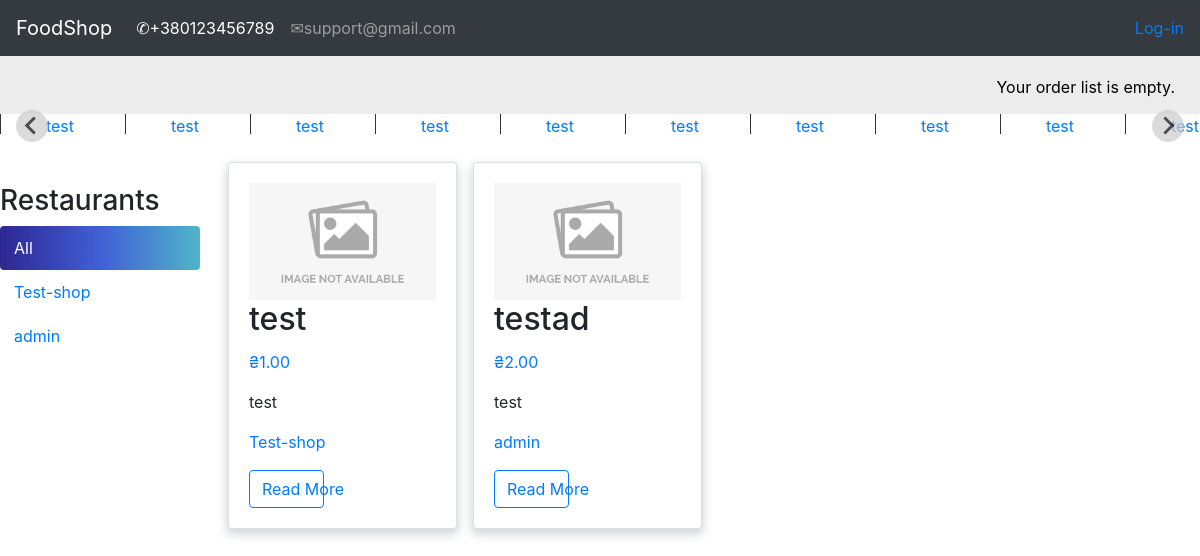
The page / on the database its author committed.
### shop/models.py (models this page shows, shortened)
class Category(models.Model):
    name = models.CharField(max_length=150, db_index=True)
    slug = models.SlugField(max_length=150, db_index=True, unique=True)
    class Meta:
        ordering = ('name',)
        default_related_name = "category"
    def __str__(self):
        return self.name

class Shop(models.Model):
    owner = models.OneToOneField(settings.AUTH_USER_MODEL, on_delete=models.CASCADE)
    name = models.CharField(max_length=150, db_index=True)
    slug = models.SlugField(max_length=150, db_index=True, unique=True)
    class Meta:
        ordering = ('name',)
        default_related_name = "shop"
    def __str__(self):
        return self.name

class Product(models.Model):
    shop = models.ForeignKey(Shop, on_delete=models.CASCADE)
    category = models.ForeignKey(Category, on_delete=models.CASCADE)
    name = models.CharField(max_length=150, db_index=True)
    slug = models.SlugField(max_length=150, db_index=True)
    image = models.ImageField(upload_to='image_products/%Y/%d/%m', default='image_products/no_img.png')
    description = models.TextField(blank=True)
    price = models.DecimalField(max_digits=10, decimal_places=2)
    available = models.BooleanField(default=True)
    created = models.DateTimeField(auto_now_add=True)
    updated = models.DateTimeField(auto_now=True)
    objects = ProductManager()
    class Meta:
        ordering = ('name',)
        index_together = (('id', 'slug'),)
        default_related_name = "products"
    def get_absolute_url(self):
        return reverse('product_detail',
                       args=[self.id, self.slug])
    def get_shop_slug(self):
        shop = Shop.objects.get(name=self.shop)
        shop = shop.slug
        return reverse('product_list_by_shop',
                       args=[shop])

### shop/views.py (the view)
# urls.py: path('', views.product_list, name='product_list'),
def product_list(request, shop_slug=None, category_slug=None):
    shop = None
    shops = Shop.objects.all()
    category = None
    categories = Category.objects.all()
    products = Product.objects.available()
    if shop_slug:
        shop = Shop.objects.get(slug=shop_slug)
        products = products.filter(shop=shop)
    if category_slug:
        category = Category.objects.get(slug=category_slug)
        products = products.filter(category=category)
    return render(request, 'shop/index.html',
                  {'product_list': products,
                   'category': category,
                   'categories': categories,
                   'shop': shop,
                   'shops': shops})

### orderlist/context_processors.py (called while the page is built)
def orderlist(request):
    return {'orderlist': OrderList(request)}

### orderlist/orderlist.py (called while the page is built)
    def __len__(self):
        return sum(item['count'] for item in self.orderlist.values())

### shop/models.py (called while the page is built)
    def available(self):
        return self.filter(available=True)

    def get_query_set(self):
        return ProductQuerySet(self.model)

    def available(self):
        return self.get_query_set().available()

### templates/shop/index.html (shortened to what this page needs)
{% extends 'shop/base.html' %}
{% load static %}
{% load custom_tags %}
{% block context %}
<body>
{% if categories %}
<div class="splide mb-3">
        <div class="splide__track">
            <ul class="splide__list">
                {% for c in categories %}
                <li class="splide__slide"><a href="{% url 'product_category' c.slug %}">{{ c.name }}</a></li>
                {% endfor %}
            </ul>
        </div>
    </div>
{% endif %}
<div id="sidebar">
        <h3>Restaurants</h3>
        <ul>
            <li {% if not shop %} class="selected"{% endif %}>
                <a href="{% url 'product_list' %}">All</a>
            </li>
            {% for c in shops %}
                <li {% if shop.slug == c.slug %} class="selected"{% endif %}>
                    <a href="{% url 'product_list_by_shop' c.slug%}">{{ c.name }}</a>
                </li>
            {% endfor %}
        </ul>
    </div>
{% if product_list %}
<div class="row">
      {% for product in product_list %}
        <div class="post-item col-12 col-sm-6 col-md-6 col-lg-3 p-2">
          <div class="card h-100 card-product">
            <div class="card-body card-flex">
              <img src="{{ product.image.url }}" style="width:100%; height:100%">
              <h2 class="card-title">{{ product.name }}</h2>
              <p class="text-primary">₴{{ product.price}}</p>
              <p class="card-text">{{product.category|safe | truncatewords:10 }}</p>
              <p class="card-text"><a href="{{ product.get_shop_slug }}">
                  {{product.shop|safe | truncatewords:10 }}</a></p>
              <a href="{{ product.get_absolute_url }}" style="width:40%" class="btn btn-outline-primary">Read More</a>
            </div>
          </div>
        </div>
      {% endfor %}
    </div>
{% else %}
<p style="font-style:oblique; font-size: 400%">Sorry, there are no products in this collection.</p>
{% endif %}
</body>
</html>
{% endblock context %}

### static/css/style.css (style rules this page uses)
html { overflow-x: hidden; }
#sidebar { width:220px; padding:30px 20px 0 0; float:left; }
#sidebar ul { margin:0; padding:0; }
#sidebar ul li { margin:0; list-style:none; padding:10px 14px; }
#sidebar ul li a { display:block; }
#sidebar ul li.selected { background: rgb(45,39,145); background: linear-gradient(90deg, rgba(45,39,145,1) 0%, rgba(65,95,214,1) 50%, rgba(79,181,201,1) 100%); border-radius:4px; }
#sidebar ul li.selected a { color:#fff; }
.card-flex { display:flex; flex-direction:column; justify-content:space-between; }
.card-product { box-shadow: 0px 4px 10px 1.7px rgb(34 60 80 / 20%); }

### static/categories-slider/style.css (style rules this page uses)
.splide__slide { text-align: center; position: relative; }
.splide__slide a { text-decoration: none; }
.splide__slide::after { content: ''; position: absolute; left: 0; top: 0; display: block; width: 1px; height: 20px; background-color: #333; }

### rows shown on the page
Category: name "test"
Shop: name "Test-shop"
Shop: name "admin"
Product: image (placeholder picture), name "test", price "1.00", category "test", shop "Test-shop"
Product: image (placeholder picture), name "testad", price "2.00", category "test", shop "admin"
